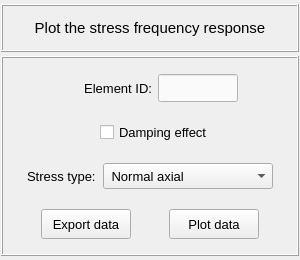
<?xml version="1.0" encoding="UTF-8"?>
<ui version="4.0">
 <class>Form</class>
 <widget class="QWidget" name="Form">
  <property name="geometry">
   <rect>
    <x>0</x>
    <y>0</y>
    <width>300</width>
    <height>260</height>
   </rect>
  </property>
  <property name="minimumSize">
   <size>
    <width>300</width>
    <height>260</height>
   </size>
  </property>
  <property name="maximumSize">
   <size>
    <width>16777215</width>
    <height>280</height>
   </size>
  </property>
  <property name="windowTitle">
   <string>Form</string>
  </property>
  <layout class="QGridLayout" name="gridLayout_3">
   <property name="leftMargin">
    <number>1</number>
   </property>
   <property name="topMargin">
    <number>4</number>
   </property>
   <property name="rightMargin">
    <number>1</number>
   </property>
   <property name="bottomMargin">
    <number>4</number>
   </property>
   <property name="verticalSpacing">
    <number>4</number>
   </property>
   <item row="0" column="0">
    <widget class="QFrame" name="frame_title">
     <property name="minimumSize">
      <size>
       <width>0</width>
       <height>48</height>
      </size>
     </property>
     <property name="maximumSize">
      <size>
       <width>480</width>
       <height>48</height>
      </size>
     </property>
     <property name="font">
      <font>
       <family>Arial</family>
       <pointsize>12</pointsize>
       <weight>75</weight>
       <bold>true</bold>
      </font>
     </property>
     <property name="frameShape">
      <enum>QFrame::Box</enum>
     </property>
     <property name="frameShadow">
      <enum>QFrame::Raised</enum>
     </property>
     <property name="lineWidth">
      <number>1</number>
     </property>
     <layout class="QGridLayout" name="gridLayout">
      <property name="leftMargin">
       <number>0</number>
      </property>
      <property name="topMargin">
       <number>0</number>
      </property>
      <property name="rightMargin">
       <number>0</number>
      </property>
      <property name="bottomMargin">
       <number>0</number>
      </property>
      <property name="spacing">
       <number>0</number>
      </property>
      <item row="0" column="0">
       <widget class="QLabel" name="label">
        <property name="font">
         <font>
          <family>MS Shell Dlg 2</family>
          <pointsize>11</pointsize>
          <weight>50</weight>
          <italic>false</italic>
          <bold>false</bold>
         </font>
        </property>
        <property name="text">
         <string>Plot the stress frequency response</string>
        </property>
        <property name="textFormat">
         <enum>Qt::AutoText</enum>
        </property>
        <property name="alignment">
         <set>Qt::AlignCenter</set>
        </property>
       </widget>
      </item>
     </layout>
    </widget>
   </item>
   <item row="1" column="0">
    <widget class="QFrame" name="frame_main">
     <property name="minimumSize">
      <size>
       <width>0</width>
       <height>200</height>
      </size>
     </property>
     <property name="maximumSize">
      <size>
       <width>480</width>
       <height>240</height>
      </size>
     </property>
     <property name="frameShape">
      <enum>QFrame::Box</enum>
     </property>
     <property name="frameShadow">
      <enum>QFrame::Raised</enum>
     </property>
     <layout class="QGridLayout" name="gridLayout_2">
      <property name="leftMargin">
       <number>4</number>
      </property>
      <property name="topMargin">
       <number>6</number>
      </property>
      <property name="rightMargin">
       <number>4</number>
      </property>
      <property name="bottomMargin">
       <number>4</number>
      </property>
      <property name="spacing">
       <number>4</number>
      </property>
      <item row="0" column="0">
       <widget class="QFrame" name="frame_selected_id">
        <property name="minimumSize">
         <size>
          <width>0</width>
          <height>40</height>
         </size>
        </property>
        <property name="maximumSize">
         <size>
          <width>600</width>
          <height>40</height>
         </size>
        </property>
        <property name="frameShape">
         <enum>QFrame::NoFrame</enum>
        </property>
        <property name="frameShadow">
         <enum>QFrame::Raised</enum>
        </property>
        <layout class="QGridLayout" name="gridLayout_14">
         <property name="leftMargin">
          <number>0</number>
         </property>
         <property name="topMargin">
          <number>0</number>
         </property>
         <property name="rightMargin">
          <number>0</number>
         </property>
         <property name="bottomMargin">
          <number>0</number>
         </property>
         <property name="horizontalSpacing">
          <number>6</number>
         </property>
         <property name="verticalSpacing">
          <number>0</number>
         </property>
         <item row="0" column="0">
          <spacer name="horizontalSpacer_8">
           <property name="orientation">
            <enum>Qt::Horizontal</enum>
           </property>
           <property name="sizeHint" stdset="0">
            <size>
             <width>40</width>
             <height>20</height>
            </size>
           </property>
          </spacer>
         </item>
         <item row="0" column="2">
          <widget class="QLineEdit" name="lineEdit_element_id">
           <property name="enabled">
            <bool>true</bool>
           </property>
           <property name="minimumSize">
            <size>
             <width>80</width>
             <height>28</height>
            </size>
           </property>
           <property name="maximumSize">
            <size>
             <width>80</width>
             <height>28</height>
            </size>
           </property>
           <property name="palette">
            <palette>
             <active>
              <colorrole role="WindowText">
               <brush brushstyle="SolidPattern">
                <color alpha="255">
                 <red>0</red>
                 <green>0</green>
                 <blue>0</blue>
                </color>
               </brush>
              </colorrole>
              <colorrole role="Button">
               <brush brushstyle="SolidPattern">
                <color alpha="255">
                 <red>250</red>
                 <green>250</green>
                 <blue>250</blue>
                </color>
               </brush>
              </colorrole>
              <colorrole role="Midlight">
               <brush brushstyle="SolidPattern">
                <color alpha="255">
                 <red>0</red>
                 <green>0</green>
                 <blue>0</blue>
                </color>
               </brush>
              </colorrole>
              <colorrole role="Dark">
               <brush brushstyle="SolidPattern">
                <color alpha="255">
                 <red>0</red>
                 <green>0</green>
                 <blue>0</blue>
                </color>
               </brush>
              </colorrole>
              <colorrole role="Mid">
               <brush brushstyle="SolidPattern">
                <color alpha="255">
                 <red>0</red>
                 <green>0</green>
                 <blue>0</blue>
                </color>
               </brush>
              </colorrole>
              <colorrole role="Text">
               <brush brushstyle="SolidPattern">
                <color alpha="255">
                 <red>0</red>
                 <green>0</green>
                 <blue>0</blue>
                </color>
               </brush>
              </colorrole>
              <colorrole role="ButtonText">
               <brush brushstyle="SolidPattern">
                <color alpha="255">
                 <red>0</red>
                 <green>0</green>
                 <blue>0</blue>
                </color>
               </brush>
              </colorrole>
              <colorrole role="Base">
               <brush brushstyle="SolidPattern">
                <color alpha="255">
                 <red>250</red>
                 <green>250</green>
                 <blue>250</blue>
                </color>
               </brush>
              </colorrole>
              <colorrole role="Window">
               <brush brushstyle="SolidPattern">
                <color alpha="255">
                 <red>250</red>
                 <green>250</green>
                 <blue>250</blue>
                </color>
               </brush>
              </colorrole>
             </active>
             <inactive>
              <colorrole role="WindowText">
               <brush brushstyle="SolidPattern">
                <color alpha="255">
                 <red>0</red>
                 <green>0</green>
                 <blue>0</blue>
                </color>
               </brush>
              </colorrole>
              <colorrole role="Button">
               <brush brushstyle="SolidPattern">
                <color alpha="255">
                 <red>250</red>
                 <green>250</green>
                 <blue>250</blue>
                </color>
               </brush>
              </colorrole>
              <colorrole role="Midlight">
               <brush brushstyle="SolidPattern">
                <color alpha="255">
                 <red>0</red>
                 <green>0</green>
                 <blue>0</blue>
                </color>
               </brush>
              </colorrole>
              <colorrole role="Dark">
               <brush brushstyle="SolidPattern">
                <color alpha="255">
                 <red>0</red>
                 <green>0</green>
                 <blue>0</blue>
                </color>
               </brush>
              </colorrole>
              <colorrole role="Mid">
               <brush brushstyle="SolidPattern">
                <color alpha="255">
                 <red>0</red>
                 <green>0</green>
                 <blue>0</blue>
                </color>
               </brush>
              </colorrole>
              <colorrole role="Text">
               <brush brushstyle="SolidPattern">
                <color alpha="255">
                 <red>0</red>
                 <green>0</green>
                 <blue>0</blue>
                </color>
               </brush>
              </colorrole>
              <colorrole role="ButtonText">
               <brush brushstyle="SolidPattern">
                <color alpha="255">
                 <red>0</red>
                 <green>0</green>
                 <blue>0</blue>
                </color>
               </brush>
              </colorrole>
              <colorrole role="Base">
               <brush brushstyle="SolidPattern">
                <color alpha="255">
                 <red>250</red>
                 <green>250</green>
                 <blue>250</blue>
                </color>
               </brush>
              </colorrole>
              <colorrole role="Window">
               <brush brushstyle="SolidPattern">
                <color alpha="255">
                 <red>250</red>
                 <green>250</green>
                 <blue>250</blue>
                </color>
               </brush>
              </colorrole>
             </inactive>
             <disabled>
              <colorrole role="WindowText">
               <brush brushstyle="SolidPattern">
                <color alpha="255">
                 <red>100</red>
                 <green>100</green>
                 <blue>100</blue>
                </color>
               </brush>
              </colorrole>
              <colorrole role="Button">
               <brush brushstyle="SolidPattern">
                <color alpha="255">
                 <red>240</red>
                 <green>240</green>
                 <blue>240</blue>
                </color>
               </brush>
              </colorrole>
              <colorrole role="Midlight">
               <brush brushstyle="SolidPattern">
                <color alpha="255">
                 <red>0</red>
                 <green>0</green>
                 <blue>0</blue>
                </color>
               </brush>
              </colorrole>
              <colorrole role="Dark">
               <brush brushstyle="SolidPattern">
                <color alpha="255">
                 <red>0</red>
                 <green>0</green>
                 <blue>0</blue>
                </color>
               </brush>
              </colorrole>
              <colorrole role="Mid">
               <brush brushstyle="SolidPattern">
                <color alpha="255">
                 <red>0</red>
                 <green>0</green>
                 <blue>0</blue>
                </color>
               </brush>
              </colorrole>
              <colorrole role="Text">
               <brush brushstyle="SolidPattern">
                <color alpha="255">
                 <red>100</red>
                 <green>100</green>
                 <blue>100</blue>
                </color>
               </brush>
              </colorrole>
              <colorrole role="ButtonText">
               <brush brushstyle="SolidPattern">
                <color alpha="255">
                 <red>100</red>
                 <green>100</green>
                 <blue>100</blue>
                </color>
               </brush>
              </colorrole>
              <colorrole role="Base">
               <brush brushstyle="SolidPattern">
                <color alpha="255">
                 <red>240</red>
                 <green>240</green>
                 <blue>240</blue>
                </color>
               </brush>
              </colorrole>
              <colorrole role="Window">
               <brush brushstyle="SolidPattern">
                <color alpha="255">
                 <red>240</red>
                 <green>240</green>
                 <blue>240</blue>
                </color>
               </brush>
              </colorrole>
             </disabled>
            </palette>
           </property>
           <property name="font">
            <font>
             <family>MS Shell Dlg 2</family>
             <pointsize>10</pointsize>
             <weight>50</weight>
             <italic>false</italic>
             <bold>false</bold>
            </font>
           </property>
           <property name="toolTip">
            <string>&lt;html&gt;&lt;head/&gt;&lt;body&gt;&lt;p align=&quot;center&quot;&gt;&lt;br/&gt;&lt;/p&gt;&lt;/body&gt;&lt;/html&gt;</string>
           </property>
           <property name="whatsThis">
            <string>&lt;html&gt;&lt;head/&gt;&lt;body&gt;&lt;p&gt;&lt;br/&gt;&lt;/p&gt;&lt;/body&gt;&lt;/html&gt;</string>
           </property>
           <property name="styleSheet">
            <string notr="true"/>
           </property>
           <property name="text">
            <string/>
           </property>
           <property name="frame">
            <bool>true</bool>
           </property>
           <property name="alignment">
            <set>Qt::AlignCenter</set>
           </property>
           <property name="readOnly">
            <bool>false</bool>
           </property>
           <property name="placeholderText">
            <string/>
           </property>
          </widget>
         </item>
         <item row="0" column="1">
          <widget class="QLabel" name="label_3">
           <property name="minimumSize">
            <size>
             <width>90</width>
             <height>28</height>
            </size>
           </property>
           <property name="maximumSize">
            <size>
             <width>100</width>
             <height>28</height>
            </size>
           </property>
           <property name="font">
            <font>
             <family>MS Shell Dlg 2</family>
             <pointsize>10</pointsize>
             <weight>50</weight>
             <italic>false</italic>
             <bold>false</bold>
            </font>
           </property>
           <property name="text">
            <string>Element ID:</string>
           </property>
           <property name="alignment">
            <set>Qt::AlignRight|Qt::AlignTrailing|Qt::AlignVCenter</set>
           </property>
          </widget>
         </item>
         <item row="0" column="3">
          <spacer name="horizontalSpacer_9">
           <property name="orientation">
            <enum>Qt::Horizontal</enum>
           </property>
           <property name="sizeHint" stdset="0">
            <size>
             <width>40</width>
             <height>20</height>
            </size>
           </property>
          </spacer>
         </item>
        </layout>
       </widget>
      </item>
      <item row="3" column="0">
       <widget class="QFrame" name="frame_buttons">
        <property name="minimumSize">
         <size>
          <width>0</width>
          <height>40</height>
         </size>
        </property>
        <property name="maximumSize">
         <size>
          <width>16777215</width>
          <height>40</height>
         </size>
        </property>
        <property name="frameShape">
         <enum>QFrame::NoFrame</enum>
        </property>
        <property name="frameShadow">
         <enum>QFrame::Raised</enum>
        </property>
        <layout class="QGridLayout" name="gridLayout_9">
         <property name="leftMargin">
          <number>0</number>
         </property>
         <property name="topMargin">
          <number>0</number>
         </property>
         <property name="rightMargin">
          <number>0</number>
         </property>
         <property name="bottomMargin">
          <number>0</number>
         </property>
         <property name="horizontalSpacing">
          <number>4</number>
         </property>
         <property name="verticalSpacing">
          <number>0</number>
         </property>
         <item row="0" column="0">
          <widget class="QPushButton" name="pushButton_export_data">
           <property name="minimumSize">
            <size>
             <width>90</width>
             <height>30</height>
            </size>
           </property>
           <property name="maximumSize">
            <size>
             <width>90</width>
             <height>30</height>
            </size>
           </property>
           <property name="font">
            <font>
             <family>MS Shell Dlg 2</family>
             <pointsize>10</pointsize>
             <weight>50</weight>
             <italic>false</italic>
             <bold>false</bold>
            </font>
           </property>
           <property name="styleSheet">
            <string notr="true"/>
           </property>
           <property name="text">
            <string>Export data</string>
           </property>
           <property name="flat">
            <bool>false</bool>
           </property>
          </widget>
         </item>
         <item row="0" column="1">
          <widget class="QPushButton" name="pushButton_plot_data">
           <property name="minimumSize">
            <size>
             <width>90</width>
             <height>30</height>
            </size>
           </property>
           <property name="maximumSize">
            <size>
             <width>90</width>
             <height>30</height>
            </size>
           </property>
           <property name="font">
            <font>
             <family>MS Shell Dlg 2</family>
             <pointsize>10</pointsize>
             <weight>50</weight>
             <italic>false</italic>
             <bold>false</bold>
            </font>
           </property>
           <property name="styleSheet">
            <string notr="true"/>
           </property>
           <property name="text">
            <string>Plot data</string>
           </property>
          </widget>
         </item>
        </layout>
       </widget>
      </item>
      <item row="2" column="0">
       <widget class="QFrame" name="frame">
        <property name="minimumSize">
         <size>
          <width>0</width>
          <height>40</height>
         </size>
        </property>
        <property name="maximumSize">
         <size>
          <width>16777215</width>
          <height>40</height>
         </size>
        </property>
        <property name="frameShape">
         <enum>QFrame::NoFrame</enum>
        </property>
        <property name="frameShadow">
         <enum>QFrame::Raised</enum>
        </property>
        <layout class="QGridLayout" name="gridLayout_6">
         <property name="leftMargin">
          <number>0</number>
         </property>
         <property name="topMargin">
          <number>0</number>
         </property>
         <property name="rightMargin">
          <number>0</number>
         </property>
         <property name="bottomMargin">
          <number>0</number>
         </property>
         <item row="0" column="2">
          <widget class="QComboBox" name="comboBox_stress_type">
           <property name="minimumSize">
            <size>
             <width>170</width>
             <height>26</height>
            </size>
           </property>
           <property name="maximumSize">
            <size>
             <width>170</width>
             <height>26</height>
            </size>
           </property>
           <property name="font">
            <font>
             <pointsize>10</pointsize>
            </font>
           </property>
           <property name="toolTip">
            <string>&lt;html&gt;&lt;head/&gt;&lt;body&gt;&lt;p&gt;Select the stress type to get the frequency response&lt;/p&gt;&lt;/body&gt;&lt;/html&gt;</string>
           </property>
           <item>
            <property name="text">
             <string> Normal axial</string>
            </property>
           </item>
           <item>
            <property name="text">
             <string> Normal bending y</string>
            </property>
           </item>
           <item>
            <property name="text">
             <string> Normal bending z</string>
            </property>
           </item>
           <item>
            <property name="text">
             <string> Hoop</string>
            </property>
           </item>
           <item>
            <property name="text">
             <string> Torsional shear</string>
            </property>
           </item>
           <item>
            <property name="text">
             <string> Transversal shear xy</string>
            </property>
           </item>
           <item>
            <property name="text">
             <string> Transversal shear xz</string>
            </property>
           </item>
          </widget>
         </item>
         <item row="0" column="0">
          <spacer name="horizontalSpacer">
           <property name="orientation">
            <enum>Qt::Horizontal</enum>
           </property>
           <property name="sizeHint" stdset="0">
            <size>
             <width>40</width>
             <height>20</height>
            </size>
           </property>
          </spacer>
         </item>
         <item row="0" column="3">
          <spacer name="horizontalSpacer_2">
           <property name="orientation">
            <enum>Qt::Horizontal</enum>
           </property>
           <property name="sizeHint" stdset="0">
            <size>
             <width>40</width>
             <height>20</height>
            </size>
           </property>
          </spacer>
         </item>
         <item row="0" column="1">
          <widget class="QLabel" name="label_2">
           <property name="minimumSize">
            <size>
             <width>70</width>
             <height>26</height>
            </size>
           </property>
           <property name="maximumSize">
            <size>
             <width>70</width>
             <height>26</height>
            </size>
           </property>
           <property name="font">
            <font>
             <pointsize>10</pointsize>
            </font>
           </property>
           <property name="text">
            <string>Stress type:</string>
           </property>
          </widget>
         </item>
        </layout>
       </widget>
      </item>
      <item row="1" column="0">
       <widget class="QFrame" name="frame_2">
        <property name="minimumSize">
         <size>
          <width>0</width>
          <height>32</height>
         </size>
        </property>
        <property name="maximumSize">
         <size>
          <width>16777215</width>
          <height>32</height>
         </size>
        </property>
        <property name="frameShape">
         <enum>QFrame::NoFrame</enum>
        </property>
        <property name="frameShadow">
         <enum>QFrame::Raised</enum>
        </property>
        <layout class="QGridLayout" name="gridLayout_4">
         <property name="leftMargin">
          <number>0</number>
         </property>
         <property name="topMargin">
          <number>0</number>
         </property>
         <property name="rightMargin">
          <number>0</number>
         </property>
         <property name="bottomMargin">
          <number>0</number>
         </property>
         <property name="spacing">
          <number>0</number>
         </property>
         <item row="0" column="2">
          <widget class="QCheckBox" name="checkBox_damping_effect">
           <property name="minimumSize">
            <size>
             <width>170</width>
             <height>26</height>
            </size>
           </property>
           <property name="maximumSize">
            <size>
             <width>170</width>
             <height>26</height>
            </size>
           </property>
           <property name="font">
            <font>
             <family>MS Shell Dlg 2</family>
             <pointsize>10</pointsize>
             <weight>50</weight>
             <italic>false</italic>
             <bold>false</bold>
            </font>
           </property>
           <property name="text">
            <string>Damping effect</string>
           </property>
           <property name="checked">
            <bool>false</bool>
           </property>
          </widget>
         </item>
         <item row="0" column="1">
          <widget class="QFrame" name="frame_3">
           <property name="minimumSize">
            <size>
             <width>70</width>
             <height>26</height>
            </size>
           </property>
           <property name="maximumSize">
            <size>
             <width>70</width>
             <height>26</height>
            </size>
           </property>
           <property name="frameShape">
            <enum>QFrame::NoFrame</enum>
           </property>
           <property name="frameShadow">
            <enum>QFrame::Raised</enum>
           </property>
          </widget>
         </item>
         <item row="0" column="0">
          <spacer name="horizontalSpacer_3">
           <property name="orientation">
            <enum>Qt::Horizontal</enum>
           </property>
           <property name="sizeHint" stdset="0">
            <size>
             <width>40</width>
             <height>20</height>
            </size>
           </property>
          </spacer>
         </item>
         <item row="0" column="3">
          <spacer name="horizontalSpacer_4">
           <property name="orientation">
            <enum>Qt::Horizontal</enum>
           </property>
           <property name="sizeHint" stdset="0">
            <size>
             <width>40</width>
             <height>20</height>
            </size>
           </property>
          </spacer>
         </item>
        </layout>
       </widget>
      </item>
     </layout>
    </widget>
   </item>
  </layout>
 </widget>
 <tabstops>
  <tabstop>lineEdit_element_id</tabstop>
  <tabstop>checkBox_damping_effect</tabstop>
  <tabstop>comboBox_stress_type</tabstop>
  <tabstop>pushButton_export_data</tabstop>
  <tabstop>pushButton_plot_data</tabstop>
 </tabstops>
 <resources/>
 <connections/>
</ui>
